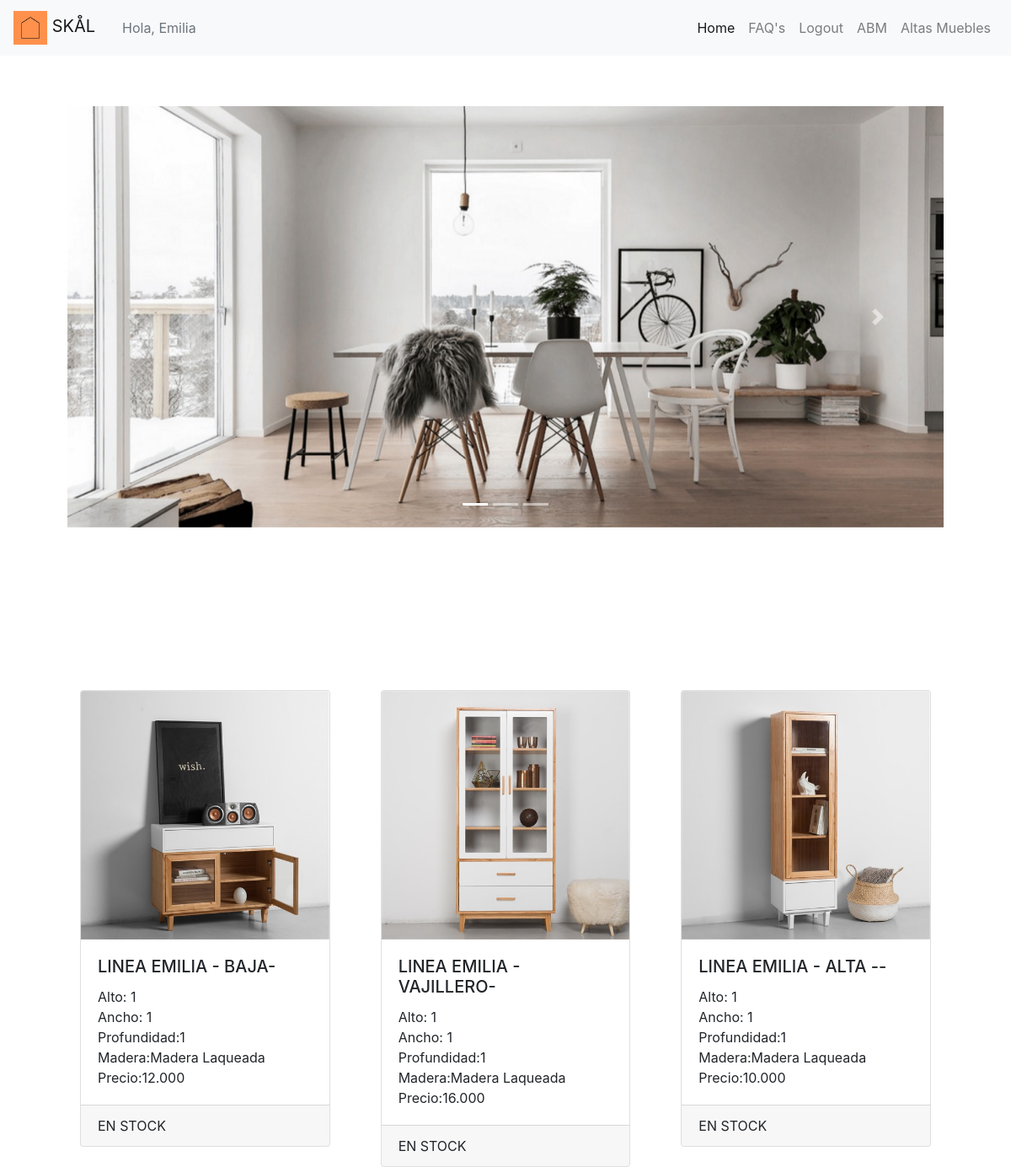
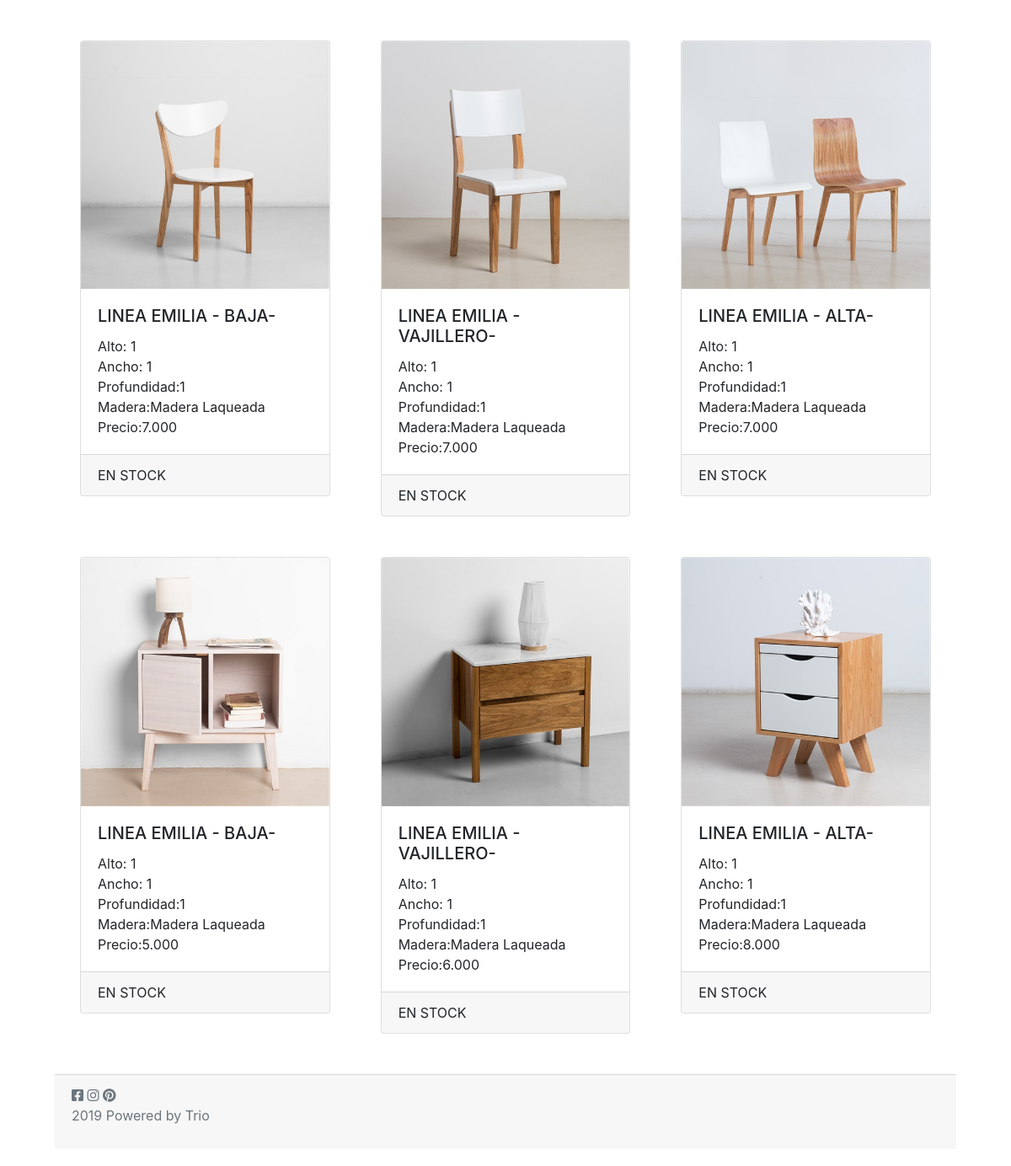
Page /index.php (signed in) on the committed database (2 pictures, top to bottom).
### tables this page shows
CREATE TABLE `muebles` (
  `id` int(11) NOT NULL,
  `nombre` varchar(45) NOT NULL,
  `precio` varchar(45) NOT NULL,
  `material` varchar(45) DEFAULT NULL,
  `alto` decimal(2,0) DEFAULT NULL,
  `ancho` decimal(2,0) DEFAULT NULL,
  `profundidad` decimal(2,0) DEFAULT NULL,
  `foto` varchar(200) DEFAULT NULL,
  `descripcion` varchar(1000) DEFAULT NULL
);

### Clases/query.php (called while the page is built, shortened)
<?php
class Query{
    static public function listado($pdo,$tabla){
        $sql="select * from $tabla";
        $consulta= $pdo->query($sql);
        $listado=$consulta->fetchall(PDO::FETCH_ASSOC);
        return $listado;
    }
}

### listadoProductos.php (the view, shortened to what this page needs)
<?php
require_once("loader.php");
$muebles = Query::listado($pdo, 'muebles');
 ?>
<section class="container">
<div class="card-deck row mt-5">
   <?php foreach ($muebles as $key => $mueble) : ?>
     <div class="col-md-4 mb-5">
       <div class="card">
         <img src="imagenes/<?= $mueble['foto']?>" class="card-img-top" alt="...">
         <div class="card-body">
           <h5 class="card-title"><?= $mueble['nombre']?>-</h5>
           <p class="card-text">
             Alto: <?= $mueble['alto']?> <br>
             Ancho: <?= $mueble['ancho']?> <br>
             Profundidad:<?= $mueble['profundidad']?><br>
             Madera:<?= $mueble['material']?> <br>
             Precio:<?= $mueble['precio']?> <br>
           </p>
         </div>
         <div class="card-footer">EN STOCK</div>
       </div>
     </div>
   <?php endforeach ?>
</div>
</section>

### CSS/master.css (style rules this page uses)
.container { min-height: calc(100vh - (89px + 66px)); margin-top: 20px; }

### rows in the picture
muebles: foto (picture), nombre "LINEA EMILIA - BAJA", alto "1", ancho "1", profundidad "1", material "Madera Laqueada", precio "12.000"
muebles: foto (picture), nombre "LINEA EMILIA - VAJILLERO", alto "1", ancho "1", profundidad "1", material "Madera Laqueada", precio "16.000"
muebles: foto (picture), nombre "LINEA EMILIA - ALTA -", alto "1", ancho "1", profundidad "1", material "Madera Laqueada", precio "10.000"
muebles: foto (picture), nombre "LINEA EMILIA - BAJA", alto "1", ancho "1", profundidad "1", material "Madera Laqueada", precio "7.000"
muebles: foto (picture), nombre "LINEA EMILIA - VAJILLERO", alto "1", ancho "1", profundidad "1", material "Madera Laqueada", precio "7.000"
muebles: foto (picture), nombre "LINEA EMILIA - ALTA", alto "1", ancho "1", profundidad "1", material "Madera Laqueada", precio "7.000"
muebles: foto (picture), nombre "LINEA EMILIA - BAJA", alto "1", ancho "1", profundidad "1", material "Madera Laqueada", precio "5.000"
muebles: foto (picture), nombre "LINEA EMILIA - VAJILLERO", alto "1", ancho "1", profundidad "1", material "Madera Laqueada", precio "6.000"
muebles: foto (picture), nombre "LINEA EMILIA - ALTA", alto "1", ancho "1", profundidad "1", material "Madera Laqueada", precio "8.000"

### other values in the picture
$_SESSION["nombre"] "Emilia"
